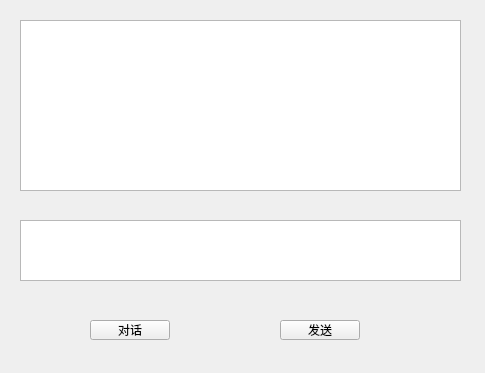
<?xml version="1.0" encoding="UTF-8"?>
<ui version="4.0">
 <class>Widget</class>
 <widget class="QWidget" name="Widget">
  <property name="geometry">
   <rect>
    <x>0</x>
    <y>0</y>
    <width>485</width>
    <height>373</height>
   </rect>
  </property>
  <property name="windowTitle">
   <string>Widget</string>
  </property>
  <widget class="QPushButton" name="pushButton">
   <property name="geometry">
    <rect>
     <x>90</x>
     <y>320</y>
     <width>80</width>
     <height>20</height>
    </rect>
   </property>
   <property name="text">
    <string>对话</string>
   </property>
  </widget>
  <widget class="QTextEdit" name="textEdit">
   <property name="geometry">
    <rect>
     <x>20</x>
     <y>20</y>
     <width>441</width>
     <height>171</height>
    </rect>
   </property>
  </widget>
  <widget class="QTextEdit" name="textEdit_2">
   <property name="geometry">
    <rect>
     <x>20</x>
     <y>220</y>
     <width>441</width>
     <height>61</height>
    </rect>
   </property>
  </widget>
  <widget class="QPushButton" name="pushButton_2">
   <property name="geometry">
    <rect>
     <x>280</x>
     <y>320</y>
     <width>80</width>
     <height>20</height>
    </rect>
   </property>
   <property name="text">
    <string>发送</string>
   </property>
  </widget>
 </widget>
 <resources/>
 <connections/>
</ui>
